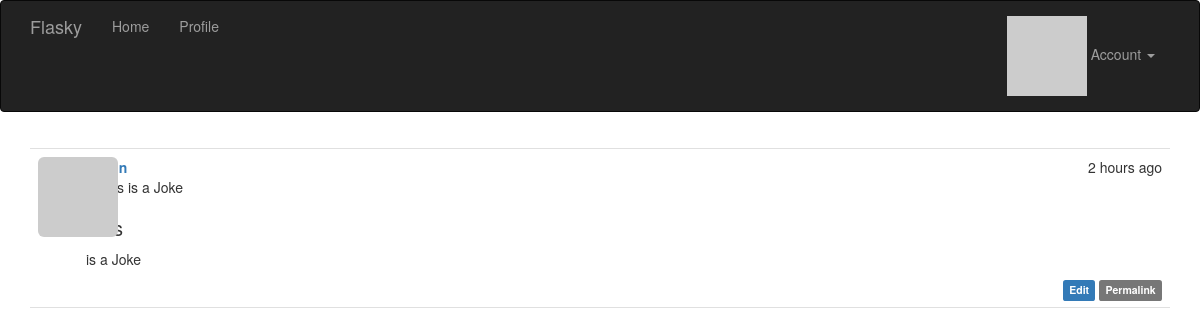
/post/13 (signed in), run on the app's committed database.
### app/models.py (models this page shows, shortened)
class Post(db.Model):
    __tablename__ = 'posts'
    id = db.Column(db.Integer, primary_key=True)
    body = db.Column(db.Text)
    body_html = db.Column(db.Text)
    timestamp = db.Column(db.DateTime, index=True, default=datetime.utcnow)
    author_id = db.Column(db.Integer, db.ForeignKey('users.id'))

### app/main/views.py (the view)
@main.route('/post/<int:id>')
def post(id):
    post = Post.query.get_or_404(id)
    return render_template('post.html', posts=[post])

### app/auth/views.py (called while the page is built)
@auth.before_app_request
def before_request():
	if current_user.is_authenticated:
	    current_user.ping()   # Update logged-in user access time
	    if not current_user.confirmed \
	            and request.endpoint[:5] != 'auth.' \
	            and request.endpoint != 'static':   # Filter unconfirmed accounts
	        return redirect(url_for('auth.unconfirmed'))

### app/main/__init__.py (called while the page is built)
@main.app_context_processor
def inject_permissions():
	return dict(Permission=Permission)

### app/models.py (called while the page is built)
@login_manager.user_loader
def load_user(user_id):
	return User.query.get(int(user_id))

	def ping(self):
		self.last_seen = datetime.utcnow()
		db.session.add(self)

	def gravatar(self, size=100, default='identicon', rating='g'):
		if request.is_secure:
			url = 'https://secure.gravatar.com/avatar'
		else:
			url = 'http://www.gravatar.com/avatar'
		hash = self.avatar_hash or hashlib.md5(
            self.email.encode('utf-8')).hexdigest()
		return '{url}/{hash}?s={size}&d={default}&r={rating}'.format(
            url=url, hash=hash, size=size, default=default, rating=rating)

### app/templates/post.html (shortened to what this page needs)
{% extends "base_basic.html" %}
{% import "_macros.html" as macros %}
{% block page_content %}
{% include '_posts.html' %}
{% endblock %}

### app/templates/_posts.html (shortened to what this page needs)
<ul class="posts">
    {% for post in posts %}
    <li class="post">
        <div class="post-thumbnail">
            <a href="{{ url_for('.user', username=post.author.username) }}">
                <img class="img-rounded profile-thumbnail" src="{{ post.author.gravatar(size=40) }}">
            </a>
        </div>
        <div class="post-content">
            <div class="post-date">{{ moment(post.timestamp).fromNow() }}</div>
            <div class="post-author">
            	<a href="{{ url_for('.user', username=post.author.username) }}">
            	</a>
            </div>
            <div class="post-body">{{ post.body }}</div>
            <div class="post-body">
                {% if post.body_html %}
                    {{ post.body_html | safe }}
                {% else %}
                    {{ post.body }}
                {% endif %}
            </div>
            <div class="post-footer">
                {% if current_user == post.author %}
                <a href="{{ url_for('.edit', id=post.id) }}">
                    <span class="label label-primary">Edit</span>
                </a>
                {% elif current_user.is_administrator() %}
                <a href="{{ url_for('.edit', id=post.id) }}">
                    <span class="label label-danger">Edit [Admin]</span>
                </a>
                {% endif %}
                <a href="{{ url_for('.post', id=post.id) }}">
                    <span class="label label-default">Permalink</span>
                </a>
            </div>
        </div>
    </li>
    {% endfor %}
</ul>

### app/static/styles.css (style rules this page uses)
.profile-thumbnail { position: absolute; }
ul.posts { list-style-type: none; padding: 0px; margin: 16px 0px 0px 0px; border-top: 1px solid #e0e0e0; }
ul.posts li.post { padding: 8px; border-bottom: 1px solid #e0e0e0; }
div.post-date { float: right; }
div.post-author { font-weight: bold; }
div.post-thumbnail { position: absolute; }
div.post-content { margin-left: 48px; min-height: 48px; }
div.post-footer { text-align: right; }
.post-body h1 { font-size: 140%; }

### data on the page
Post: timestamp "2 hours ago", body "# This is a Joke", body_html "is a Joke"
